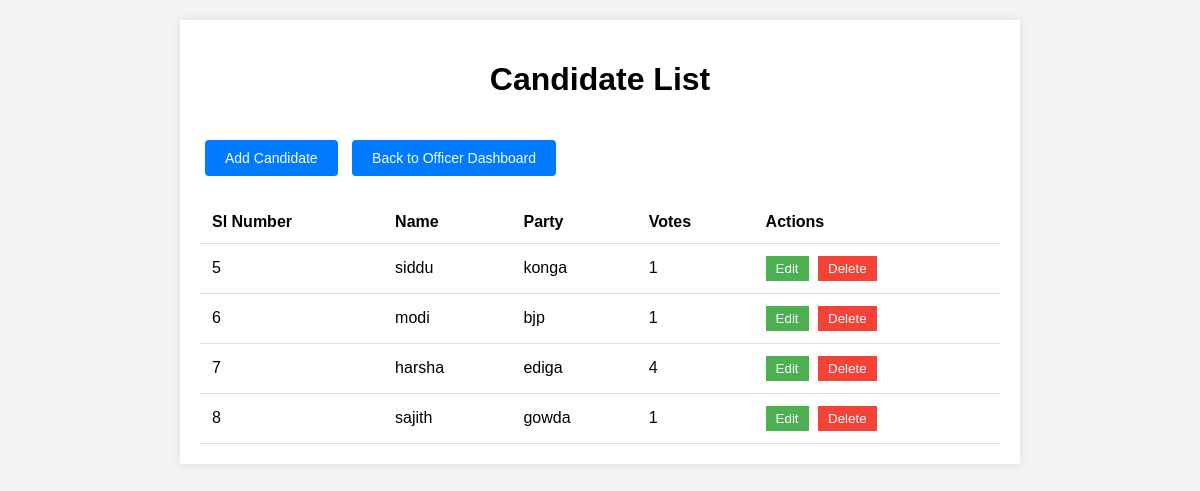
/candidates/, run on the app's committed database.
### pole/models.py (models this page shows, shortened)
class Candidates(models.Model):
    sl_number = models.AutoField(primary_key=True)
    candidate_name = models.CharField(max_length=100)
    votes = models.IntegerField(default=0)
    candidate_party = models.CharField(max_length=100)
    class Meta:
        verbose_name_plural = 'Candidates'

### pole/views.py (the view)
# urls.py: path('candidates/', candidate_list_view, name='candidate_list'),
def candidate_list_view(request):
    candidates = Candidates.objects.all()
    return render(request, "candidate_list.html", {"candidates": candidates})

### pole/templates/candidate_list.html (shortened to what this page needs)
<!DOCTYPE html>
<html lang="en">
<head>
</head>
<body>
    <div class="container">
        <h1>Candidate List</h1>
        <a href="{% url 'candidate_add' %}" class="button">Add Candidate</a>
        <table>
            <thead>
                <tr>
                    <th>Sl Number</th>
                    <th>Name</th>
                    <th>Party</th>
                    <th>Votes</th>
                    <th>Actions</th>
                </tr>
            </thead>
            <tbody>
                {% for candidate in candidates %}
                <tr>
                    <td>{{ candidate.sl_number }}</td>
                    <td>{{ candidate.candidate_name }}</td>
                    <td>{{ candidate.candidate_party }}</td>
                    <td>{{ candidate.votes }}</td>
                    <td>
                        <button class="edit-btn" onclick="location.href='{% url 'candidate_edit' candidate.pk %}'">Edit</button>
                        <button class="delete-btn" onclick="location.href='{% url 'candidate_delete' candidate.pk %}'">Delete</button>
                    </td>
                </tr>
                {% endfor %}
                <a href="{% url 'officer_dashboard' %}" class="button" style="margin-top: 20px; display: inline-block;">Back to Officer Dashboard</a>
            </tbody>
        </table>
    </div>
</body>
</html>

### pole/templates/candidate_list.html (style rules this page uses)
body { font-family: Arial, sans-serif; background-color: #f4f4f4; margin: 0; padding: 20px; }
.container { max-width: 800px; margin: auto; background: #fff; padding: 20px; box-shadow: 0 0 10px rgba(0, 0, 0, 0.1); }
h1 { text-align: center; }
table { width: 100%; border-collapse: collapse; margin-top: 20px; }
th, td { padding: 12px; border-bottom: 1px solid #ddd; text-align: left; }
.edit-btn, .delete-btn { padding: 5px 10px; margin-right: 5px; border: none; cursor: pointer; color: #fff; }
.edit-btn { background-color: #4CAF50; }
.delete-btn { background-color: #f44336; }
.button { padding: 10px 20px; margin: 5px; font-size: 14px; color: white; background-color: #007bff; border: none; border-radius: 4px; text-decoration: none; cursor: pointer; }

### data on the page
Candidates: sl_number "5", candidate_name "siddu", candidate_party "konga", votes "1"
Candidates: sl_number "6", candidate_name "modi", candidate_party "bjp", votes "1"
Candidates: sl_number "7", candidate_name "harsha", candidate_party "ediga", votes "4"
Candidates: sl_number "8", candidate_name "sajith", candidate_party "gowda", votes "1"
